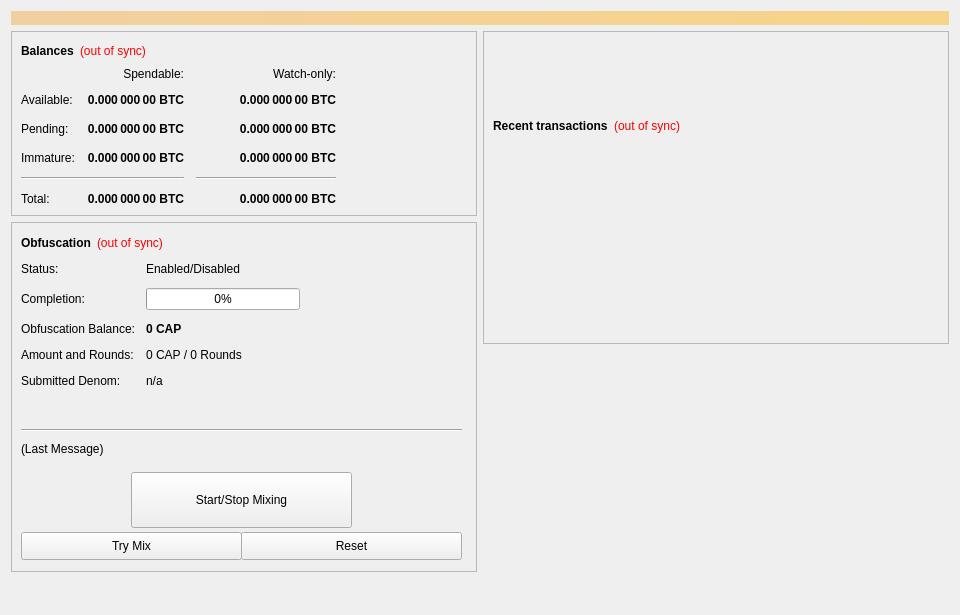
<?xml version="1.0" encoding="UTF-8"?>
<ui version="4.0">
 <class>OverviewPage</class>
 <widget class="QWidget" name="OverviewPage">
  <property name="geometry">
   <rect>
    <x>0</x>
    <y>0</y>
    <width>960</width>
    <height>615</height>
   </rect>
  </property>
  <property name="minimumSize">
   <size>
    <width>960</width>
    <height>0</height>
   </size>
  </property>
  <property name="windowTitle">
   <string>Form</string>
  </property>
  <layout class="QVBoxLayout" name="topLayout">
   <item>
    <widget class="QLabel" name="labelAlerts">
     <property name="visible">
      <bool>false</bool>
     </property>
     <property name="styleSheet">
      <string notr="true">background-color: qlineargradient(x1: 0, y1: 0, x2: 1, y2: 0, stop:0 #F0D0A0, stop:1 #F8D488); color:#000000;</string>
     </property>
     <property name="wordWrap">
      <bool>true</bool>
     </property>
     <property name="margin">
      <number>3</number>
     </property>
    </widget>
   </item>
   <item>
    <layout class="QHBoxLayout" name="horizontalLayout" stretch="1,1">
     <item>
      <layout class="QVBoxLayout" name="verticalLayout_2">
       <item>
        <widget class="QFrame" name="frame">
         <property name="frameShape">
          <enum>QFrame::StyledPanel</enum>
         </property>
         <property name="frameShadow">
          <enum>QFrame::Raised</enum>
         </property>
         <layout class="QVBoxLayout" name="verticalLayout_4">
          <item>
           <layout class="QHBoxLayout" name="horizontalLayout_4">
            <item>
             <widget class="QLabel" name="label_5">
              <property name="font">
               <font>
                <weight>75</weight>
                <bold>true</bold>
               </font>
              </property>
              <property name="text">
               <string>Balances</string>
              </property>
             </widget>
            </item>
            <item>
             <widget class="QLabel" name="labelWalletStatus">
              <property name="cursor">
               <cursorShape>WhatsThisCursor</cursorShape>
              </property>
              <property name="toolTip">
               <string>The displayed information may be out of date. Your wallet automatically synchronizes with the CAP network after a connection is established, but this process has not completed yet.</string>
              </property>
              <property name="styleSheet">
               <string notr="true">QLabel { color: red; }</string>
              </property>
              <property name="text">
               <string notr="true">(out of sync)</string>
              </property>
              <property name="alignment">
               <set>Qt::AlignLeading|Qt::AlignLeft|Qt::AlignVCenter</set>
              </property>
             </widget>
            </item>
            <item>
             <spacer name="horizontalSpacer_3">
              <property name="orientation">
               <enum>Qt::Horizontal</enum>
              </property>
              <property name="sizeHint" stdset="0">
               <size>
                <width>40</width>
                <height>20</height>
               </size>
              </property>
             </spacer>
            </item>
           </layout>
          </item>
          <item>
           <layout class="QGridLayout" name="gridLayout">
            <property name="spacing">
             <number>12</number>
            </property>
            <item row="2" column="2">
             <widget class="QLabel" name="labelWatchPending">
              <property name="font">
               <font>
                <weight>75</weight>
                <bold>true</bold>
               </font>
              </property>
              <property name="cursor">
               <cursorShape>IBeamCursor</cursorShape>
              </property>
              <property name="toolTip">
               <string>Unconfirmed transactions to watch-only addresses</string>
              </property>
              <property name="text">
               <string notr="true">0.000 000 00 BTC</string>
              </property>
              <property name="alignment">
               <set>Qt::AlignRight|Qt::AlignTrailing|Qt::AlignVCenter</set>
              </property>
              <property name="textInteractionFlags">
               <set>Qt::LinksAccessibleByMouse|Qt::TextSelectableByKeyboard|Qt::TextSelectableByMouse</set>
              </property>
             </widget>
            </item>
            <item row="2" column="1">
             <widget class="QLabel" name="labelUnconfirmed">
              <property name="font">
               <font>
                <weight>75</weight>
                <bold>true</bold>
               </font>
              </property>
              <property name="cursor">
               <cursorShape>IBeamCursor</cursorShape>
              </property>
              <property name="toolTip">
               <string>Total of transactions that have yet to be confirmed, and do not yet count toward the spendable balance</string>
              </property>
              <property name="text">
               <string notr="true">0.000 000 00 BTC</string>
              </property>
              <property name="alignment">
               <set>Qt::AlignRight|Qt::AlignTrailing|Qt::AlignVCenter</set>
              </property>
              <property name="textInteractionFlags">
               <set>Qt::LinksAccessibleByMouse|Qt::TextSelectableByKeyboard|Qt::TextSelectableByMouse</set>
              </property>
             </widget>
            </item>
            <item row="3" column="2">
             <widget class="QLabel" name="labelWatchImmature">
              <property name="font">
               <font>
                <weight>75</weight>
                <bold>true</bold>
               </font>
              </property>
              <property name="cursor">
               <cursorShape>IBeamCursor</cursorShape>
              </property>
              <property name="toolTip">
               <string>Staked or masternode rewards in watch-only addresses that has not yet matured</string>
              </property>
              <property name="text">
               <string notr="true">0.000 000 00 BTC</string>
              </property>
              <property name="alignment">
               <set>Qt::AlignRight|Qt::AlignTrailing|Qt::AlignVCenter</set>
              </property>
              <property name="textInteractionFlags">
               <set>Qt::LinksAccessibleByMouse|Qt::TextSelectableByKeyboard|Qt::TextSelectableByMouse</set>
              </property>
             </widget>
            </item>
            <item row="4" column="0" colspan="2">
             <widget class="Line" name="lineSpendableBalance">
              <property name="orientation">
               <enum>Qt::Horizontal</enum>
              </property>
             </widget>
            </item>
            <item row="4" column="2">
             <widget class="Line" name="lineWatchBalance">
              <property name="sizePolicy">
               <sizepolicy hsizetype="Preferred" vsizetype="Fixed">
                <horstretch>0</horstretch>
                <verstretch>0</verstretch>
               </sizepolicy>
              </property>
              <property name="minimumSize">
               <size>
                <width>140</width>
                <height>0</height>
               </size>
              </property>
              <property name="orientation">
               <enum>Qt::Horizontal</enum>
              </property>
             </widget>
            </item>
            <item row="5" column="0">
             <widget class="QLabel" name="labelTotalText">
              <property name="text">
               <string>Total:</string>
              </property>
             </widget>
            </item>
            <item row="3" column="1">
             <widget class="QLabel" name="labelImmature">
              <property name="font">
               <font>
                <weight>75</weight>
                <bold>true</bold>
               </font>
              </property>
              <property name="cursor">
               <cursorShape>IBeamCursor</cursorShape>
              </property>
              <property name="toolTip">
               <string>Staked or masternode rewards that has not yet matured</string>
              </property>
              <property name="text">
               <string notr="true">0.000 000 00 BTC</string>
              </property>
              <property name="alignment">
               <set>Qt::AlignRight|Qt::AlignTrailing|Qt::AlignVCenter</set>
              </property>
              <property name="textInteractionFlags">
               <set>Qt::LinksAccessibleByMouse|Qt::TextSelectableByKeyboard|Qt::TextSelectableByMouse</set>
              </property>
             </widget>
            </item>
            <item row="2" column="3">
             <spacer name="horizontalSpacer_2">
              <property name="orientation">
               <enum>Qt::Horizontal</enum>
              </property>
              <property name="sizeHint" stdset="0">
               <size>
                <width>40</width>
                <height>20</height>
               </size>
              </property>
             </spacer>
            </item>
            <item row="3" column="0">
             <widget class="QLabel" name="labelImmatureText">
              <property name="text">
               <string>Immature:</string>
              </property>
             </widget>
            </item>
            <item row="5" column="1">
             <widget class="QLabel" name="labelTotal">
              <property name="font">
               <font>
                <weight>75</weight>
                <bold>true</bold>
               </font>
              </property>
              <property name="cursor">
               <cursorShape>IBeamCursor</cursorShape>
              </property>
              <property name="toolTip">
               <string>Your current total balance</string>
              </property>
              <property name="text">
               <string notr="true">0.000 000 00 BTC</string>
              </property>
              <property name="alignment">
               <set>Qt::AlignRight|Qt::AlignTrailing|Qt::AlignVCenter</set>
              </property>
              <property name="textInteractionFlags">
               <set>Qt::LinksAccessibleByMouse|Qt::TextSelectableByKeyboard|Qt::TextSelectableByMouse</set>
              </property>
             </widget>
            </item>
            <item row="5" column="2">
             <widget class="QLabel" name="labelWatchTotal">
              <property name="font">
               <font>
                <weight>75</weight>
                <bold>true</bold>
               </font>
              </property>
              <property name="cursor">
               <cursorShape>IBeamCursor</cursorShape>
              </property>
              <property name="toolTip">
               <string>Current total balance in watch-only addresses</string>
              </property>
              <property name="text">
               <string notr="true">0.000 000 00 BTC</string>
              </property>
              <property name="alignment">
               <set>Qt::AlignRight|Qt::AlignTrailing|Qt::AlignVCenter</set>
              </property>
              <property name="textInteractionFlags">
               <set>Qt::LinksAccessibleByMouse|Qt::TextSelectableByKeyboard|Qt::TextSelectableByMouse</set>
              </property>
             </widget>
            </item>
            <item row="0" column="2">
             <widget class="QLabel" name="labelWatchonly">
              <property name="text">
               <string>Watch-only:</string>
              </property>
              <property name="alignment">
               <set>Qt::AlignRight|Qt::AlignTrailing|Qt::AlignVCenter</set>
              </property>
             </widget>
            </item>
            <item row="1" column="0">
             <widget class="QLabel" name="labelBalanceText">
              <property name="text">
               <string>Available:</string>
              </property>
             </widget>
            </item>
            <item row="1" column="1">
             <widget class="QLabel" name="labelBalance">
              <property name="font">
               <font>
                <weight>75</weight>
                <bold>true</bold>
               </font>
              </property>
              <property name="cursor">
               <cursorShape>IBeamCursor</cursorShape>
              </property>
              <property name="toolTip">
               <string>Your current spendable balance</string>
              </property>
              <property name="text">
               <string notr="true">0.000 000 00 BTC</string>
              </property>
              <property name="alignment">
               <set>Qt::AlignRight|Qt::AlignTrailing|Qt::AlignVCenter</set>
              </property>
              <property name="textInteractionFlags">
               <set>Qt::LinksAccessibleByMouse|Qt::TextSelectableByKeyboard|Qt::TextSelectableByMouse</set>
              </property>
             </widget>
            </item>
            <item row="1" column="2">
             <widget class="QLabel" name="labelWatchAvailable">
              <property name="font">
               <font>
                <weight>75</weight>
                <bold>true</bold>
               </font>
              </property>
              <property name="cursor">
               <cursorShape>IBeamCursor</cursorShape>
              </property>
              <property name="toolTip">
               <string>Your current balance in watch-only addresses</string>
              </property>
              <property name="text">
               <string notr="true">0.000 000 00 BTC</string>
              </property>
              <property name="alignment">
               <set>Qt::AlignRight|Qt::AlignTrailing|Qt::AlignVCenter</set>
              </property>
              <property name="textInteractionFlags">
               <set>Qt::LinksAccessibleByMouse|Qt::TextSelectableByKeyboard|Qt::TextSelectableByMouse</set>
              </property>
             </widget>
            </item>
            <item row="2" column="0">
             <widget class="QLabel" name="labelPendingText">
              <property name="text">
               <string>Pending:</string>
              </property>
             </widget>
            </item>
            <item row="0" column="1">
             <widget class="QLabel" name="labelSpendable">
              <property name="text">
               <string>Spendable:</string>
              </property>
              <property name="alignment">
               <set>Qt::AlignRight|Qt::AlignTrailing|Qt::AlignVCenter</set>
              </property>
             </widget>
            </item>
           </layout>
          </item>
         </layout>
        </widget>
       </item>
       <item>
        <widget class="QFrame" name="frameObfuscation">
         <property name="minimumSize">
          <size>
           <width>0</width>
           <height>350</height>
          </size>
         </property>
         <property name="layoutDirection">
          <enum>Qt::LeftToRight</enum>
         </property>
         <property name="frameShape">
          <enum>QFrame::StyledPanel</enum>
         </property>
         <property name="frameShadow">
          <enum>QFrame::Raised</enum>
         </property>
         <widget class="QWidget" name="formLayoutWidget">
          <property name="geometry">
           <rect>
            <x>10</x>
            <y>40</y>
            <width>451</width>
            <height>161</height>
           </rect>
          </property>
          <layout class="QFormLayout" name="formLayout">
           <property name="fieldGrowthPolicy">
            <enum>QFormLayout::AllNonFixedFieldsGrow</enum>
           </property>
           <property name="horizontalSpacing">
            <number>11</number>
           </property>
           <property name="verticalSpacing">
            <number>12</number>
           </property>
           <item row="0" column="0">
            <widget class="QLabel" name="label_6">
             <property name="text">
              <string>Status:</string>
             </property>
            </widget>
           </item>
           <item row="1" column="0">
            <widget class="QLabel" name="label_7">
             <property name="text">
              <string>Completion:</string>
             </property>
            </widget>
           </item>
           <item row="1" column="1">
            <widget class="QProgressBar" name="obfuscationProgress">
             <property name="maximumSize">
              <size>
               <width>154</width>
               <height>16777215</height>
              </size>
             </property>
             <property name="value">
              <number>0</number>
             </property>
            </widget>
           </item>
           <item row="2" column="0">
            <widget class="QLabel" name="labelAnonymizedText">
             <property name="text">
              <string>Obfuscation Balance:</string>
             </property>
            </widget>
           </item>
           <item row="2" column="1">
            <widget class="QLabel" name="labelAnonymized">
             <property name="font">
              <font>
               <weight>75</weight>
               <bold>true</bold>
              </font>
             </property>
             <property name="text">
              <string notr="true">0 CAP</string>
             </property>
            </widget>
           </item>
           <item row="3" column="0">
            <widget class="QLabel" name="label_8">
             <property name="text">
              <string>Amount and Rounds:</string>
             </property>
            </widget>
           </item>
           <item row="3" column="1">
            <widget class="QLabel" name="labelAmountRounds">
             <property name="text">
              <string>0 CAP / 0 Rounds</string>
             </property>
            </widget>
           </item>
           <item row="4" column="0">
            <widget class="QLabel" name="label_9">
             <property name="text">
              <string>Submitted Denom:</string>
             </property>
            </widget>
           </item>
           <item row="4" column="1">
            <widget class="QLabel" name="labelSubmittedDenom">
             <property name="toolTip">
              <string>The denominations you submitted to the Masternode.&lt;br&gt;To mix, other users must submit the exact same denominations.</string>
             </property>
             <property name="text">
              <string>n/a</string>
             </property>
            </widget>
           </item>
           <item row="0" column="1">
            <widget class="QLabel" name="obfuscationEnabled">
             <property name="text">
              <string>Enabled/Disabled</string>
             </property>
            </widget>
           </item>
          </layout>
         </widget>
         <widget class="QPushButton" name="runAutoDenom">
          <property name="geometry">
           <rect>
            <x>251</x>
            <y>17</y>
            <width>1</width>
            <height>1</height>
           </rect>
          </property>
          <property name="palette">
           <palette>
            <active>
             <colorrole role="WindowText">
              <brush brushstyle="SolidPattern">
               <color alpha="255">
                <red>0</red>
                <green>0</green>
                <blue>0</blue>
               </color>
              </brush>
             </colorrole>
             <colorrole role="Button">
              <brush brushstyle="SolidPattern">
               <color alpha="255">
                <red>239</red>
                <green>238</green>
                <blue>238</blue>
               </color>
              </brush>
             </colorrole>
             <colorrole role="Light">
              <brush brushstyle="SolidPattern">
               <color alpha="255">
                <red>255</red>
                <green>255</green>
                <blue>255</blue>
               </color>
              </brush>
             </colorrole>
             <colorrole role="Midlight">
              <brush brushstyle="SolidPattern">
               <color alpha="255">
                <red>247</red>
                <green>246</green>
                <blue>246</blue>
               </color>
              </brush>
             </colorrole>
             <colorrole role="Dark">
              <brush brushstyle="SolidPattern">
               <color alpha="255">
                <red>119</red>
                <green>119</green>
                <blue>119</blue>
               </color>
              </brush>
             </colorrole>
             <colorrole role="Mid">
              <brush brushstyle="SolidPattern">
               <color alpha="255">
                <red>159</red>
                <green>159</green>
                <blue>159</blue>
               </color>
              </brush>
             </colorrole>
             <colorrole role="Text">
              <brush brushstyle="SolidPattern">
               <color alpha="255">
                <red>0</red>
                <green>0</green>
                <blue>0</blue>
               </color>
              </brush>
             </colorrole>
             <colorrole role="BrightText">
              <brush brushstyle="SolidPattern">
               <color alpha="255">
                <red>255</red>
                <green>255</green>
                <blue>255</blue>
               </color>
              </brush>
             </colorrole>
             <colorrole role="ButtonText">
              <brush brushstyle="SolidPattern">
               <color alpha="255">
                <red>0</red>
                <green>0</green>
                <blue>0</blue>
               </color>
              </brush>
             </colorrole>
             <colorrole role="Base">
              <brush brushstyle="SolidPattern">
               <color alpha="255">
                <red>255</red>
                <green>255</green>
                <blue>255</blue>
               </color>
              </brush>
             </colorrole>
             <colorrole role="Window">
              <brush brushstyle="SolidPattern">
               <color alpha="255">
                <red>239</red>
                <green>238</green>
                <blue>238</blue>
               </color>
              </brush>
             </colorrole>
             <colorrole role="Shadow">
              <brush brushstyle="SolidPattern">
               <color alpha="255">
                <red>0</red>
                <green>0</green>
                <blue>0</blue>
               </color>
              </brush>
             </colorrole>
             <colorrole role="AlternateBase">
              <brush brushstyle="SolidPattern">
               <color alpha="255">
                <red>247</red>
                <green>246</green>
                <blue>246</blue>
               </color>
              </brush>
             </colorrole>
             <colorrole role="ToolTipBase">
              <brush brushstyle="SolidPattern">
               <color alpha="255">
                <red>255</red>
                <green>255</green>
                <blue>220</blue>
               </color>
              </brush>
             </colorrole>
             <colorrole role="ToolTipText">
              <brush brushstyle="SolidPattern">
               <color alpha="255">
                <red>0</red>
                <green>0</green>
                <blue>0</blue>
               </color>
              </brush>
             </colorrole>
            </active>
            <inactive>
             <colorrole role="WindowText">
              <brush brushstyle="SolidPattern">
               <color alpha="255">
                <red>0</red>
                <green>0</green>
                <blue>0</blue>
               </color>
              </brush>
             </colorrole>
             <colorrole role="Button">
              <brush brushstyle="SolidPattern">
               <color alpha="255">
                <red>239</red>
                <green>238</green>
                <blue>238</blue>
               </color>
              </brush>
             </colorrole>
             <colorrole role="Light">
              <brush brushstyle="SolidPattern">
               <color alpha="255">
                <red>255</red>
                <green>255</green>
                <blue>255</blue>
               </color>
              </brush>
             </colorrole>
             <colorrole role="Midlight">
              <brush brushstyle="SolidPattern">
               <color alpha="255">
                <red>247</red>
                <green>246</green>
                <blue>246</blue>
               </color>
              </brush>
             </colorrole>
             <colorrole role="Dark">
              <brush brushstyle="SolidPattern">
               <color alpha="255">
                <red>119</red>
                <green>119</green>
                <blue>119</blue>
               </color>
              </brush>
             </colorrole>
             <colorrole role="Mid">
              <brush brushstyle="SolidPattern">
               <color alpha="255">
                <red>159</red>
                <green>159</green>
                <blue>159</blue>
               </color>
              </brush>
             </colorrole>
             <colorrole role="Text">
              <brush brushstyle="SolidPattern">
               <color alpha="255">
                <red>0</red>
                <green>0</green>
                <blue>0</blue>
               </color>
              </brush>
             </colorrole>
             <colorrole role="BrightText">
              <brush brushstyle="SolidPattern">
               <color alpha="255">
                <red>255</red>
                <green>255</green>
                <blue>255</blue>
               </color>
              </brush>
             </colorrole>
             <colorrole role="ButtonText">
              <brush brushstyle="SolidPattern">
               <color alpha="255">
                <red>0</red>
                <green>0</green>
                <blue>0</blue>
               </color>
              </brush>
             </colorrole>
             <colorrole role="Base">
              <brush brushstyle="SolidPattern">
               <color alpha="255">
                <red>255</red>
                <green>255</green>
                <blue>255</blue>
               </color>
              </brush>
             </colorrole>
             <colorrole role="Window">
              <brush brushstyle="SolidPattern">
               <color alpha="255">
                <red>239</red>
                <green>238</green>
                <blue>238</blue>
               </color>
              </brush>
             </colorrole>
             <colorrole role="Shadow">
              <brush brushstyle="SolidPattern">
               <color alpha="255">
                <red>0</red>
                <green>0</green>
                <blue>0</blue>
               </color>
              </brush>
             </colorrole>
             <colorrole role="AlternateBase">
              <brush brushstyle="SolidPattern">
               <color alpha="255">
                <red>247</red>
                <green>246</green>
                <blue>246</blue>
               </color>
              </brush>
             </colorrole>
             <colorrole role="ToolTipBase">
              <brush brushstyle="SolidPattern">
               <color alpha="255">
                <red>255</red>
                <green>255</green>
                <blue>220</blue>
               </color>
              </brush>
             </colorrole>
             <colorrole role="ToolTipText">
              <brush brushstyle="SolidPattern">
               <color alpha="255">
                <red>0</red>
                <green>0</green>
                <blue>0</blue>
               </color>
              </brush>
             </colorrole>
            </inactive>
            <disabled>
             <colorrole role="WindowText">
              <brush brushstyle="SolidPattern">
               <color alpha="255">
                <red>119</red>
                <green>119</green>
                <blue>119</blue>
               </color>
              </brush>
             </colorrole>
             <colorrole role="Button">
              <brush brushstyle="SolidPattern">
               <color alpha="255">
                <red>239</red>
                <green>238</green>
                <blue>238</blue>
               </color>
              </brush>
             </colorrole>
             <colorrole role="Light">
              <brush brushstyle="SolidPattern">
               <color alpha="255">
                <red>255</red>
                <green>255</green>
                <blue>255</blue>
               </color>
              </brush>
             </colorrole>
             <colorrole role="Midlight">
              <brush brushstyle="SolidPattern">
               <color alpha="255">
                <red>247</red>
                <green>246</green>
                <blue>246</blue>
               </color>
              </brush>
             </colorrole>
             <colorrole role="Dark">
              <brush brushstyle="SolidPattern">
               <color alpha="255">
                <red>119</red>
                <green>119</green>
                <blue>119</blue>
               </color>
              </brush>
             </colorrole>
             <colorrole role="Mid">
              <brush brushstyle="SolidPattern">
               <color alpha="255">
                <red>159</red>
                <green>159</green>
                <blue>159</blue>
               </color>
              </brush>
             </colorrole>
             <colorrole role="Text">
              <brush brushstyle="SolidPattern">
               <color alpha="255">
                <red>119</red>
                <green>119</green>
                <blue>119</blue>
               </color>
              </brush>
             </colorrole>
             <colorrole role="BrightText">
              <brush brushstyle="SolidPattern">
               <color alpha="255">
                <red>255</red>
                <green>255</green>
                <blue>255</blue>
               </color>
              </brush>
             </colorrole>
             <colorrole role="ButtonText">
              <brush brushstyle="SolidPattern">
               <color alpha="255">
                <red>119</red>
                <green>119</green>
                <blue>119</blue>
               </color>
              </brush>
             </colorrole>
             <colorrole role="Base">
              <brush brushstyle="SolidPattern">
               <color alpha="255">
                <red>239</red>
                <green>238</green>
                <blue>238</blue>
               </color>
              </brush>
             </colorrole>
             <colorrole role="Window">
              <brush brushstyle="SolidPattern">
               <color alpha="255">
                <red>239</red>
                <green>238</green>
                <blue>238</blue>
               </color>
              </brush>
             </colorrole>
             <colorrole role="Shadow">
              <brush brushstyle="SolidPattern">
               <color alpha="255">
                <red>0</red>
                <green>0</green>
                <blue>0</blue>
               </color>
              </brush>
             </colorrole>
             <colorrole role="AlternateBase">
              <brush brushstyle="SolidPattern">
               <color alpha="255">
                <red>239</red>
                <green>238</green>
                <blue>238</blue>
               </color>
              </brush>
             </colorrole>
             <colorrole role="ToolTipBase">
              <brush brushstyle="SolidPattern">
               <color alpha="255">
                <red>255</red>
                <green>255</green>
                <blue>220</blue>
               </color>
              </brush>
             </colorrole>
             <colorrole role="ToolTipText">
              <brush brushstyle="SolidPattern">
               <color alpha="255">
                <red>0</red>
                <green>0</green>
                <blue>0</blue>
               </color>
              </brush>
             </colorrole>
            </disabled>
           </palette>
          </property>
          <property name="focusPolicy">
           <enum>Qt::NoFocus</enum>
          </property>
          <property name="autoFillBackground">
           <bool>true</bool>
          </property>
          <property name="text">
           <string/>
          </property>
          <property name="flat">
           <bool>true</bool>
          </property>
         </widget>
         <widget class="QPushButton" name="toggleObfuscation">
          <property name="geometry">
           <rect>
            <x>120</x>
            <y>250</y>
            <width>221</width>
            <height>56</height>
           </rect>
          </property>
          <property name="sizePolicy">
           <sizepolicy hsizetype="MinimumExpanding" vsizetype="Fixed">
            <horstretch>0</horstretch>
            <verstretch>0</verstretch>
           </sizepolicy>
          </property>
          <property name="text">
           <string>Start/Stop Mixing</string>
          </property>
         </widget>
         <widget class="Line" name="lineLastMessage">
          <property name="geometry">
           <rect>
            <x>10</x>
            <y>200</y>
            <width>441</width>
            <height>16</height>
           </rect>
          </property>
          <property name="orientation">
           <enum>Qt::Horizontal</enum>
          </property>
         </widget>
         <widget class="QLabel" name="obfuscationStatus">
          <property name="geometry">
           <rect>
            <x>10</x>
            <y>220</y>
            <width>451</width>
            <height>61</height>
           </rect>
          </property>
          <property name="minimumSize">
           <size>
            <width>288</width>
            <height>43</height>
           </size>
          </property>
          <property name="text">
           <string>(Last Message)</string>
          </property>
          <property name="alignment">
           <set>Qt::AlignLeading|Qt::AlignLeft|Qt::AlignTop</set>
          </property>
          <property name="wordWrap">
           <bool>true</bool>
          </property>
         </widget>
         <widget class="QPushButton" name="obfuscationAuto">
          <property name="geometry">
           <rect>
            <x>10</x>
            <y>310</y>
            <width>221</width>
            <height>28</height>
           </rect>
          </property>
          <property name="sizePolicy">
           <sizepolicy hsizetype="MinimumExpanding" vsizetype="Fixed">
            <horstretch>0</horstretch>
            <verstretch>0</verstretch>
           </sizepolicy>
          </property>
          <property name="toolTip">
           <string>Try to manually submit a Obfuscation request.</string>
          </property>
          <property name="text">
           <string>Try Mix</string>
          </property>
         </widget>
         <widget class="QPushButton" name="obfuscationReset">
          <property name="geometry">
           <rect>
            <x>230</x>
            <y>310</y>
            <width>221</width>
            <height>28</height>
           </rect>
          </property>
          <property name="sizePolicy">
           <sizepolicy hsizetype="MinimumExpanding" vsizetype="Fixed">
            <horstretch>0</horstretch>
            <verstretch>0</verstretch>
           </sizepolicy>
          </property>
          <property name="toolTip">
           <string>Reset the current status of Obfuscation (can interrupt Obfuscation if it's in the process of Mixing, which can cost you money!)</string>
          </property>
          <property name="autoFillBackground">
           <bool>false</bool>
          </property>
          <property name="text">
           <string>Reset</string>
          </property>
         </widget>
         <widget class="QWidget" name="layoutWidget">
          <property name="geometry">
           <rect>
            <x>10</x>
            <y>10</y>
            <width>431</width>
            <height>22</height>
           </rect>
          </property>
          <layout class="QHBoxLayout" name="horizontalLayout_5">
           <item>
            <widget class="QLabel" name="label_2">
             <property name="font">
              <font>
               <weight>75</weight>
               <bold>true</bold>
              </font>
             </property>
             <property name="text">
              <string>Obfuscation</string>
             </property>
            </widget>
           </item>
           <item>
            <widget class="QLabel" name="labelObfuscationSyncStatus">
             <property name="toolTip">
              <string>The displayed information may be out of date. Your wallet automatically synchronizes with the CAP network after a connection is established, but this process has not completed yet.</string>
             </property>
             <property name="styleSheet">
              <string notr="true">QLabel { color: red; }</string>
             </property>
             <property name="text">
              <string notr="true">(out of sync)</string>
             </property>
             <property name="alignment">
              <set>Qt::AlignLeading|Qt::AlignLeft|Qt::AlignVCenter</set>
             </property>
            </widget>
           </item>
           <item>
            <spacer name="horizontalSpacer_4">
             <property name="orientation">
              <enum>Qt::Horizontal</enum>
             </property>
             <property name="sizeHint" stdset="0">
              <size>
               <width>40</width>
               <height>20</height>
              </size>
             </property>
            </spacer>
           </item>
          </layout>
         </widget>
        </widget>
       </item>
       <item>
        <spacer name="verticalSpacer">
         <property name="orientation">
          <enum>Qt::Vertical</enum>
         </property>
         <property name="sizeHint" stdset="0">
          <size>
           <width>20</width>
           <height>40</height>
          </size>
         </property>
        </spacer>
       </item>
      </layout>
     </item>
     <item>
      <layout class="QVBoxLayout" name="verticalLayout_3">
       <item>
        <widget class="QFrame" name="frame_2">
         <property name="frameShape">
          <enum>QFrame::StyledPanel</enum>
         </property>
         <property name="frameShadow">
          <enum>QFrame::Raised</enum>
         </property>
         <layout class="QVBoxLayout" name="verticalLayout">
          <item>
           <spacer name="verticalSpacer_3">
            <property name="orientation">
             <enum>Qt::Vertical</enum>
            </property>
            <property name="sizeType">
             <enum>QSizePolicy::Fixed</enum>
            </property>
            <property name="sizeHint" stdset="0">
             <size>
              <width>20</width>
              <height>75</height>
             </size>
            </property>
           </spacer>
          </item>
          <item>
           <layout class="QHBoxLayout" name="horizontalLayout_2">
            <item>
             <widget class="QLabel" name="label_4">
              <property name="font">
               <font>
                <weight>75</weight>
                <bold>true</bold>
               </font>
              </property>
              <property name="text">
               <string>Recent transactions</string>
              </property>
             </widget>
            </item>
            <item>
             <widget class="QLabel" name="labelTransactionsStatus">
              <property name="cursor">
               <cursorShape>WhatsThisCursor</cursorShape>
              </property>
              <property name="toolTip">
               <string>The displayed information may be out of date. Your wallet automatically synchronizes with the CAP network after a connection is established, but this process has not completed yet.</string>
              </property>
              <property name="styleSheet">
               <string notr="true">QLabel { color: red; }</string>
              </property>
              <property name="text">
               <string notr="true">(out of sync)</string>
              </property>
              <property name="alignment">
               <set>Qt::AlignRight|Qt::AlignTrailing|Qt::AlignVCenter</set>
              </property>
             </widget>
            </item>
            <item>
             <spacer name="horizontalSpacer">
              <property name="orientation">
               <enum>Qt::Horizontal</enum>
              </property>
              <property name="sizeHint" stdset="0">
               <size>
                <width>40</width>
                <height>20</height>
               </size>
              </property>
             </spacer>
            </item>
           </layout>
          </item>
          <item>
           <widget class="QListView" name="listTransactions">
            <property name="styleSheet">
             <string notr="true">QListView { background: transparent; }</string>
            </property>
            <property name="frameShape">
             <enum>QFrame::NoFrame</enum>
            </property>
            <property name="verticalScrollBarPolicy">
             <enum>Qt::ScrollBarAlwaysOff</enum>
            </property>
            <property name="horizontalScrollBarPolicy">
             <enum>Qt::ScrollBarAlwaysOff</enum>
            </property>
            <property name="selectionMode">
             <enum>QAbstractItemView::NoSelection</enum>
            </property>
           </widget>
          </item>
         </layout>
        </widget>
       </item>
       <item>
        <spacer name="verticalSpacer_2">
         <property name="orientation">
          <enum>Qt::Vertical</enum>
         </property>
         <property name="sizeType">
          <enum>QSizePolicy::Expanding</enum>
         </property>
         <property name="sizeHint" stdset="0">
          <size>
           <width>20</width>
           <height>40</height>
          </size>
         </property>
        </spacer>
       </item>
      </layout>
     </item>
    </layout>
   </item>
  </layout>
 </widget>
 <resources/>
 <connections/>
</ui>
